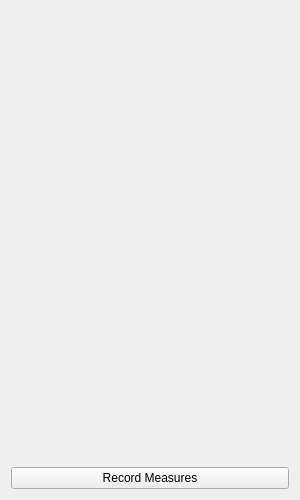
<?xml version="1.0" encoding="UTF-8"?>
<ui version="4.0">
 <class>Form</class>
 <widget class="QWidget" name="Form">
  <property name="geometry">
   <rect>
    <x>0</x>
    <y>0</y>
    <width>300</width>
    <height>500</height>
   </rect>
  </property>
  <property name="windowTitle">
   <string>Form</string>
  </property>
  <layout class="QGridLayout" name="gridLayout">
   <item row="1" column="0">
    <widget class="QPushButton" name="btnRecord">
     <property name="minimumSize">
      <size>
       <width>0</width>
       <height>0</height>
      </size>
     </property>
     <property name="maximumSize">
      <size>
       <width>16777215</width>
       <height>16777215</height>
      </size>
     </property>
     <property name="font">
      <font>
       <pointsize>9</pointsize>
       <weight>50</weight>
       <italic>false</italic>
       <bold>false</bold>
      </font>
     </property>
     <property name="text">
      <string>Record Measures</string>
     </property>
     <property name="checkable">
      <bool>true</bool>
     </property>
    </widget>
   </item>
   <item row="0" column="0">
    <spacer name="verticalSpacer">
     <property name="orientation">
      <enum>Qt::Vertical</enum>
     </property>
     <property name="sizeHint" stdset="0">
      <size>
       <width>20</width>
       <height>40</height>
      </size>
     </property>
    </spacer>
   </item>
  </layout>
 </widget>
 <resources/>
 <connections/>
</ui>
